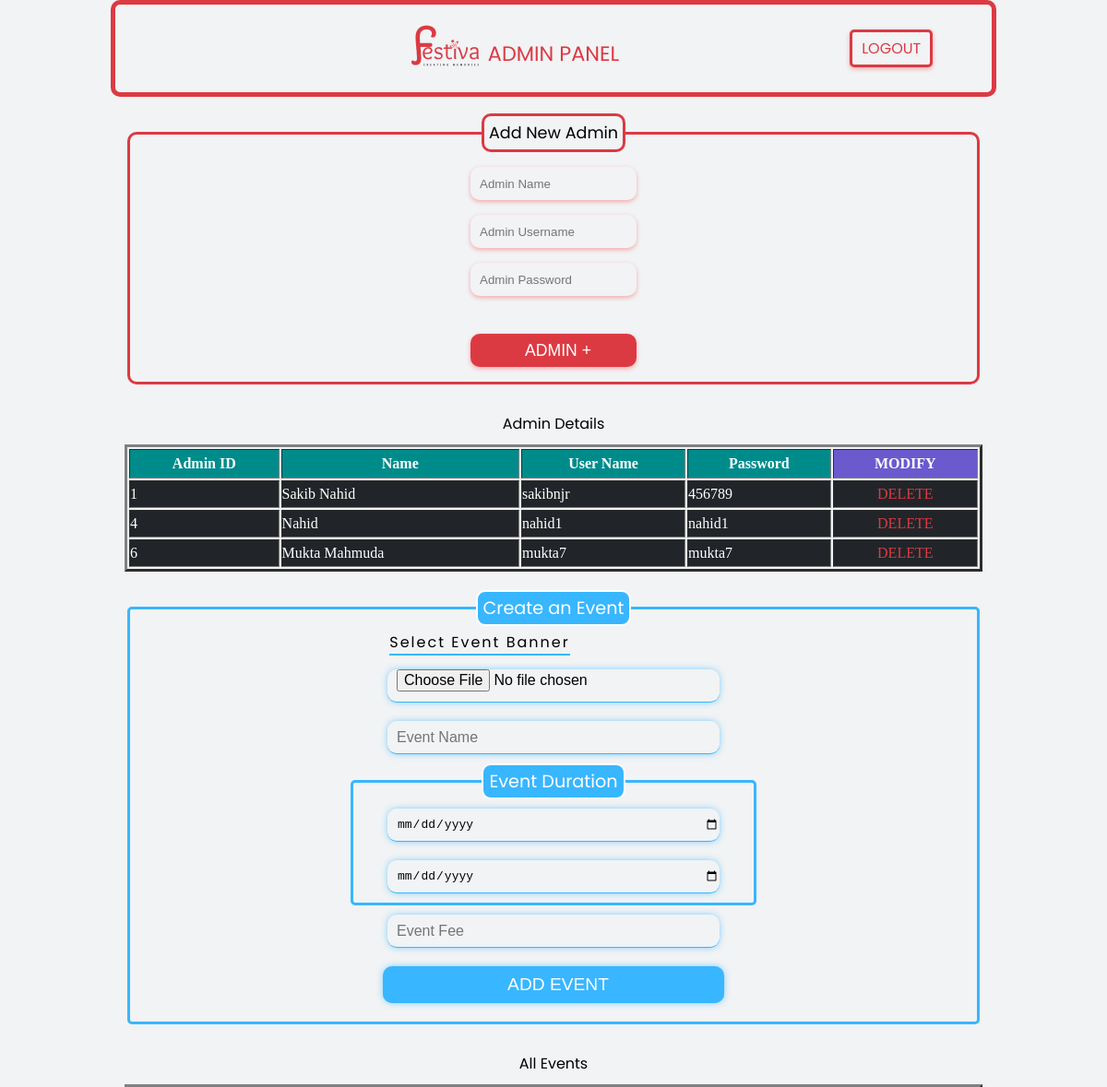
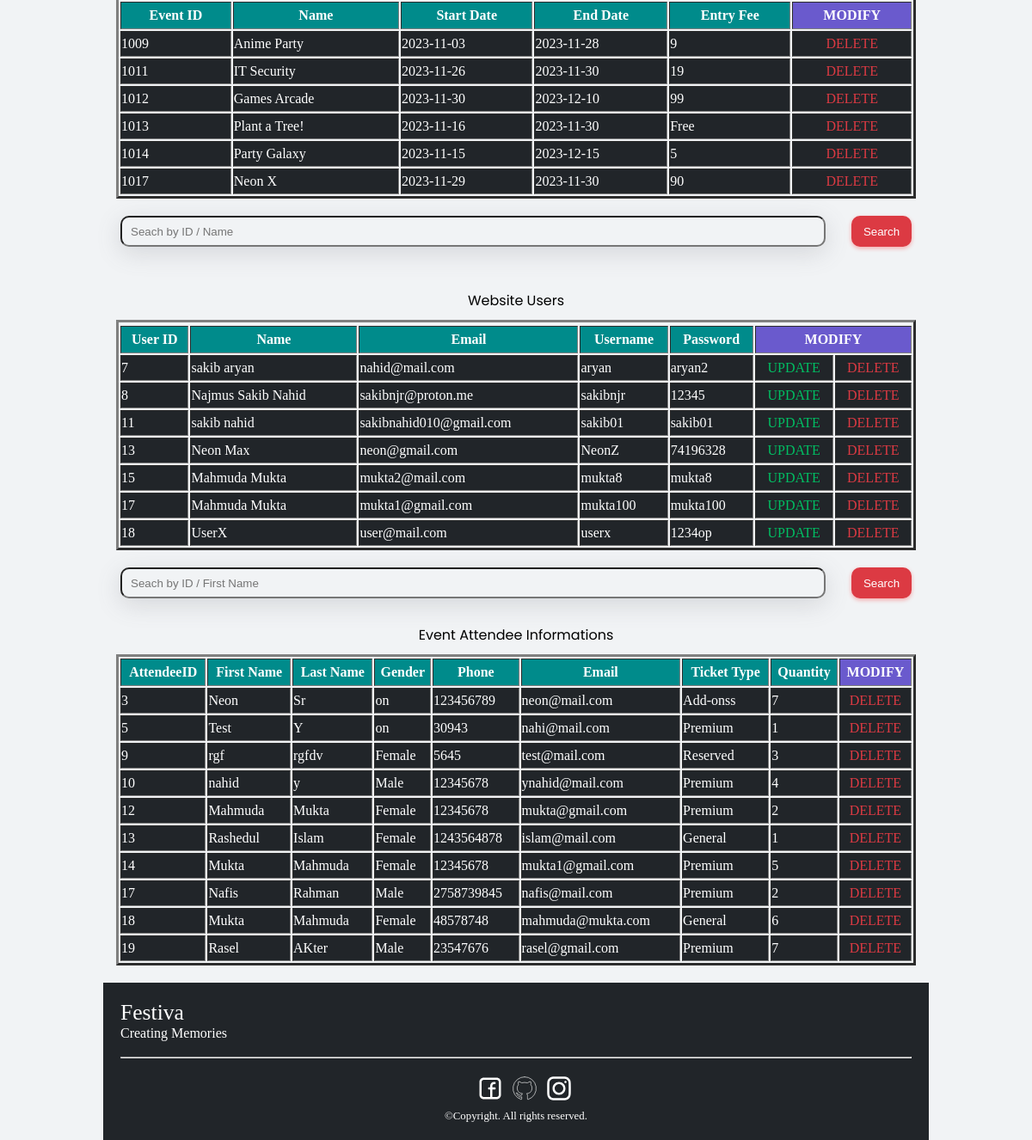
The app's page /admin.php with its own data (2 pictures, top to bottom).
### tables this page shows
CREATE TABLE `eventinfo` (
  `EventID` int(11) NOT NULL,
  `Image` longblob NOT NULL,
  `EventName` varchar(50) NOT NULL,
  `EventStartDate` date NOT NULL,
  `EventEndDate` date NOT NULL,
  `Entry_Fee` varchar(255) NOT NULL
);

CREATE TABLE `user` (
  `User_ID` int(11) NOT NULL,
  `Name` varchar(255) NOT NULL,
  `Email` varchar(255) NOT NULL,
  `Username` varchar(255) NOT NULL,
  `Password` varchar(255) NOT NULL
);

CREATE TABLE `attendee` (
  `AttendeeID` int(11) NOT NULL,
  `FirstName` varchar(255) NOT NULL,
  `LastName` varchar(255) NOT NULL,
  `Gender` text NOT NULL,
  `Phone` bigint(20) NOT NULL,
  `Email` varchar(255) NOT NULL,
  `TicketType` varchar(255) NOT NULL,
  `Quantity` int(11) NOT NULL
);

### admin.php (the view, shortened to what this page needs)
<!DOCTYPE html>
<html lang="en">
  <head>
    <link rel="stylesheet" href="admin_style.css" />
  </head>
  <body>
    <div id="container">
      <header>
        <a href="login.php"
          ><img
            src="logo/site_logo.png"
            height="90"
            width="90"
            alt="site_logo"
            srcset=""
        /></a>
        <p>Admin Panel</p>
        <a href="login.php" class="exit">Logout</a>
      </header>
      <section>
        <div class="add-admin">
        <form action="admin.php" method="POST" class="new-admin">
          <fieldset>
            <legend>Add New Admin</legend>
          <input type="text" name="name" required placeholder="Admin Name"><br>
          <input type="text" name="uname" placeholder="Admin Username" required><br>
          <input type="password" name="pass" placeholder="Admin Password" required><br><br>
          <input type="submit" value="Admin +" class="admin-add-btn">
        </fieldset>
        </form>
      </div>
      </section>
      <table width="930" border="3" align="center">
        <caption>Admin Details</caption>
        <tr>
          <th>Admin ID</th>
          <th>Name</th>
          <th>User Name</th>
          <th>Password</th>
          <th colspan="1" align="center" class="modify-col">Modify</th>
        </tr>
        <?php
    include("db.php");
    $query = "SELECT * FROM admin";
    $execute = mysqli_query($con, $query);
    while($DataRows = mysqli_fetch_array($execute)){
      $id = $DataRows['Admin_ID'];
      $name = $DataRows['Name'];
      $u_name = $DataRows['Username'];
      $pass = $DataRows['Password'];
    ?>
        <tr>
          <td><?php echo $id ?></td>
          <td><?php echo $name ?></td>
          <td><?php echo $u_name ?></td>
          <td><?php echo $pass ?></td>
          <td align="center">
            <a href="admindelete.php?Delete=<?php echo $id; ?>" class="delete-btn"
              >Delete</a
            >
          </td>
        </tr>
        <?php } ?>
      </table>
<section>
<form
      action="add_event.php"
      method="post"
      enctype="multipart/form-data"
      class="new-event-form"
    >
      <fieldset class="primary-fieldset">
        <legend class="primary-legend">Create an Event</legend>
        <label class="event-banner">Select Event Banner</label><br />
        <input type="file" name="image" required />
        <br />
        <input
          type="text"
          name="ename"
          placeholder="Event Name"
          required
        /><br />
        <fieldset class="secondary-fieldset">
          <legend class="secondary-legend">Event Duration</legend>
          <input
            type="date"
            name="sdate"
            placeholder="Start Date"
            required
          /><br />
          <input
            type="date"
            name="edate"
            placeholder="End Date"
            required
          /><br />
        </fieldset>
        <input type="text" name="efee" placeholder="Event Fee" required /><br />
        <input
          type="submit"
          name="submit"
          value="Add Event"
          class="add-event"
        /><br />
      </fieldset>
    </form>
    </section>
<table width="930" border="3" align="center">
        <caption>All Events</caption>
        <tr>
          <th>Event ID</th>
          <th>Name</th>
          <th>Start Date</th>
          <th>End Date</th>
          <th>Entry Fee</th>
          <th colspan="1" align="center" class="modify-col">Modify</th>
        </tr>
        <?php
    include("db.php");
    $query = "SELECT * FROM eventinfo";
    $execute = mysqli_query($con, $query);
    while($DataRows = mysqli_fetch_array($execute)){
      $id = $DataRows['EventID'];
      $ename = $DataRows['EventName'];
      $sdate = $DataRows['EventStartDate'];
      $edate = $DataRows['EventEndDate'];
      $fee = $DataRows['Entry_Fee'];
    ?>
        <tr>
          <td><?php echo $id ?></td>
          <td><?php echo $ename ?></td>
          <td><?php echo $sdate ?></td>
          <td><?php echo $edate ?></td>
          <td><?php echo $fee ?></td>
          <td align="center">
            <a href="eventdelete.php?Delete=<?php echo $id; ?>" class="delete-btn"
              >Delete</a
            >
          </td>
        </tr>
        <?php } ?>
      </table>
      <form action="admin.php" method="GET">
        <div class="search-box">
          <input
            type="text"
            name="search"
            placeholder="Seach by ID / Name"
            class="search-query"
          /><br />
          <input
            type="submit"
            name="searchbtn"
            value="Search"
            class="search-btn"
          />
        </div>
      </form>
      <table width="930" border="3" align="center">
        <tr>
          <caption>Website Users</caption>
          <th>User ID</th>
          <th>Name</th>
          <th>Email</th>
          <th>Username</th>
          <th>Password</th>
          <th colspan="2" align="center" class="modify-col">Modify</th>
        </tr>
        <?php
    include("db.php");
    $query = "SELECT * FROM user";
    $execute = mysqli_query($con, $query);
    while($DataRows = mysqli_fetch_array($execute)){
      $id = $DataRows['User_ID'];
      $name = $DataRows['Name'];
      $mail = $DataRows['Email'];
      $uname = $DataRows['Username'];
      $pass = $DataRows['Password'];
    ?>
        <tr>
          <td><?php echo $id ?></td>
          <td><?php echo $name ?></td>
          <td><?php echo $mail ?></td>
          <td><?php echo $uname ?></td>
          <td><?php echo $pass ?></td>
          <td align="center">
            <a href="update.php?Update=<?php echo $id; ?>" class="update-btn"
              >Update</a
            >
          </td>
          <td align="center">
            <a href="delete.php?Delete=<?php echo $id; ?>" class="delete-btn"
              >Delete</a
            >
          </td>
        </tr>
        <?php } ?>
      </table>
<form action="admin.php" method="GET">
        <div class="search-box">
          <input
            type="text"
            name="search"
            placeholder="Seach by ID / First Name"
            class="search-query"
          /><br />
          <input
            type="submit"
            name="searchbtn"
            value="Search"
            class="search-btn"
          />
        </div>
      </form>
<table width="930" border="3" align="center">
<caption>Event Attendee Informations</caption>
        <tr>
          <th>AttendeeID</th>
          <th>First Name</th>
          <th>Last Name</th>
          <th>Gender</th>
          <th>Phone</th>
          <th>Email</th>
          <th>Ticket Type</th>
          <th>Quantity</th>
          <th align="center" class="modify-col">Modify</th>
        </tr>
        <?php
    include("db.php");
    $attendee_query = "SELECT * FROM attendee";
    $execute2 = mysqli_query($con, $attendee_query);
    while($DataRows1 = mysqli_fetch_array($execute2)){
      $aid = $DataRows1['AttendeeID'];
      $fname = $DataRows1["FirstName"];
      $lname = $DataRows1["LastName"];
      $gender = $DataRows1["Gender"];
      $phone = $DataRows1["Phone"];
      $email = $DataRows1["Email"];
      $ticket = $DataRows1["TicketType"];
      $quantity = $DataRows1["Quantity"];
    ?>
        <tr>
          <td><?php echo $aid ?></td>
          <td><?php echo $fname ?></td>
          <td><?php echo $lname ?></td>
          <td><?php echo $gender ?></td>
          <td><?php echo $phone ?></td>
          <td><?php echo $email ?></td>
          <td><?php echo $ticket ?></td>
          <td><?php echo $quantity ?></td>
          <td align="center">
            <a href="attendee_remove.php?Delete=<?php echo $aid; ?>" class="delete-btn"
              >Delete</a
            >
          </td>
        </tr>
        <?php } ?>
      </table>
      <footer>
        <p>Festiva</p>
        <p>Creating Memories</p>
        <br />
        <hr />
        <div class="social-icons">
          <p>
            <img src="logo/fb.svg" class="social-icons" alt="" />
          </p>
          <p>
            <img src="logo/git.svg" class="social-icons" alt="" />
          </p>
          <p>
            <img src="logo/insta.svg" class="social-icons" alt="" />
          </p>
        </div>
        <p>&copy;Copyright. All rights reserved.</p>
      </footer>
    </div>
  </body>
</html>

### admin_style.css (style rules this page uses)
* { margin: 0; padding: 0; box-sizing: border-box; background-color: #f1f3f5; }
#container { max-width: 100%; width: 960px; margin: 0 auto; }
header { display: flex; justify-content: center; align-items: center; border: 5px solid #dc3a43; border-radius: 10px; height: 105px; }
header p { font-size: 1.4em; margin-top: 10px; text-transform: uppercase; font-family: lato; color: #dc3a43; font-family: "Poppins", sans-serif; }
a.exit { text-decoration: none; position: relative; left: 250px; color: #dc3a43; font-size: 1em; text-transform: uppercase; font-family: "Poppins", sans-serif; border: 3px solid #dc3a43; padding: 5px 10px; border-radius: 5px; box-shadow: 0px 2px 5px rgba(255, 0, 0, 0.3); }
.search-box { margin: 20px; display: flex; justify-content: space-between; }
input.search-query { height: 36px; width: 820px; border-radius: 10px; padding-left: 10px; box-shadow: rgba(100, 100, 111, 0.2) 0px 7px 29px 0px; }
input.search-btn { border-radius: 10px; width: 70px; background-color: #dc3a43; box-shadow: 0px 2px 5px rgba(255, 0, 0, 0.3); color: #fff; border: none; }
footer { background-color: #212529; color: #fff; padding: 20px; }
footer p:first-child { font-size: 1.6em; }
footer p:last-child { text-align: center; font-size: 0.8em; }
.social-icons { display: grid; display: flex; justify-content: center; margin-left: 10px; margin-top: 10px; margin-bottom: 5px; }
footer p, div.social-icons, img.social-icons { background-color: #212529; }
table { margin: 20px auto; }
table th { background-color: darkcyan; padding: 5px 0px; color: #fff; height: 32px; }
table td { background-color: #212529; color: #fff; height: 30px; }
th.modify-col { background-color: slateblue; text-transform: uppercase; }
a.update-btn, a.delete-btn { text-decoration: none; text-transform: uppercase; padding: 5px 0px; background: transparent; }
a.update-btn { color: #00bf63; }
a.delete-btn { color: #dc3a43; }
caption { margin: 10px 0px; font-family: "Poppins", sans-serif; }
.new-admin { text-align: center; margin: 18px; font-family: "Poppins", sans-serif; }
.new-admin fieldset { border: 3px solid #dc3a43; border-radius: 10px; padding-bottom: 16px; }
.new-admin legend { border: 3px solid #dc3a43; border-radius: 10px; font-size: 1.1em; padding: 5px; }
.new-admin input { margin-top: 16px; padding-left: 10px; border: none; height: 36px; width: 180px; border-radius: 10px; box-shadow: 0px 2px 5px rgba(255, 0, 0, 0.3); }
input.admin-add-btn { width: 180px; background-color: #dc3a43; color: #fff; text-transform: uppercase; font-size: 1.1em; }

### admin.php (style rules this page uses)
form { text-align: center; font-family: "Poppins", sans-serif; }
.primary-fieldset { margin:18px; border: 3px solid #38b6ff; border-radius: 5px; padding-bottom:10px; }
.secondary-fieldset { width: 440px; margin: 0px auto; border: 3px solid #38b6ff; border-radius: 5px; }
.primary-legend, .secondary-legend { background-color: #38b6ff; color: #fff; font-size: 1.2em; border: 2px solid; padding: 3px 6px; border-radius: 10px; }
.new-event-form input { font-size: 1em; margin: 10px; padding-left: 10px; border: none; border-bottom: 1px solid #38b6ff; box-shadow: 0px 0px 8px -2px #38b6ff; width: 360px; height: 36px; border-radius: 10px; }
label.event-banner { position: relative; display: inline-block; border-bottom: 2px solid #38b6ff; letter-spacing: 2px; left: -80px; margin: 5px 0px; }
input.add-event { display: inline-block; background-color: #38b6ff; color: #fff; text-transform: uppercase; font-size: 1.2em; width: 370px; border-radius: 10px; height: 40px; }

### records on screen
eventinfo: EventID "1009", EventName "Anime Party", EventStartDate "2023-11-03", EventEndDate "2023-11-28", Entry_Fee "9"
eventinfo: EventID "1011", EventName "IT Security", EventStartDate "2023-11-26", EventEndDate "2023-11-30", Entry_Fee "19"
eventinfo: EventID "1012", EventName "Games Arcade", EventStartDate "2023-11-30", EventEndDate "2023-12-10", Entry_Fee "99"
eventinfo: EventID "1013", EventName "Plant a Tree!", EventStartDate "2023-11-16", EventEndDate "2023-11-30", Entry_Fee "Free"
eventinfo: EventID "1014", EventName "Party Galaxy", EventStartDate "2023-11-15", EventEndDate "2023-12-15", Entry_Fee "5"
eventinfo: EventID "1017", EventName "Neon X", EventStartDate "2023-11-29", EventEndDate "2023-11-30", Entry_Fee "90"
user: User_ID "7", Name "sakib aryan", Email "nahid@mail.com", Username "aryan", Password "aryan2"
user: User_ID "8", Name "Najmus Sakib Nahid", Email "sakibnjr@proton.me", Username "sakibnjr", Password "12345"
user: User_ID "11", Name "sakib nahid", Email "sakibnahid010@gmail.com", Username "sakib01", Password "sakib01"
user: User_ID "13", Name "Neon Max", Email "neon@gmail.com", Username "NeonZ", Password "74196328"
user: User_ID "15", Name "Mahmuda Mukta", Email "mukta2@mail.com", Username "mukta8", Password "mukta8"
user: User_ID "17", Name "Mahmuda Mukta", Email "mukta1@gmail.com", Username "mukta100", Password "mukta100"
user: User_ID "18", Name "UserX", Email "user@mail.com", Username "userx", Password "1234op"
attendee: AttendeeID "3", FirstName "Neon", LastName "Sr", Gender "on", Phone "123456789", Email "neon@mail.com", TicketType "Add-onss", Quantity "7"
attendee: AttendeeID "5", FirstName "Test", LastName "Y", Gender "on", Phone "30943", Email "nahi@mail.com", TicketType "Premium", Quantity "1"
attendee: AttendeeID "9", FirstName "rgf", LastName "rgfdv", Gender "Female", Phone "5645", Email "test@mail.com", TicketType "Reserved", Quantity "3"
attendee: AttendeeID "10", FirstName "nahid", LastName "y", Gender "Male", Phone "12345678", Email "ynahid@mail.com", TicketType "Premium", Quantity "4"
attendee: AttendeeID "12", FirstName "Mahmuda", LastName "Mukta", Gender "Female", Phone "12345678", Email "mukta@gmail.com", TicketType "Premium", Quantity "2"
attendee: AttendeeID "13", FirstName "Rashedul", LastName "Islam", Gender "Female", Phone "1243564878", Email "islam@mail.com", TicketType "General", Quantity "1"
attendee: AttendeeID "14", FirstName "Mukta", LastName "Mahmuda", Gender "Female", Phone "12345678", Email "mukta1@gmail.com", TicketType "Premium", Quantity "5"
attendee: AttendeeID "17", FirstName "Nafis", LastName "Rahman", Gender "Male", Phone "2758739845", Email "nafis@mail.com", TicketType "Premium", Quantity "2"
attendee: AttendeeID "18", FirstName "Mukta", LastName "Mahmuda", Gender "Female", Phone "48578748", Email "mahmuda@mukta.com", TicketType "General", Quantity "6"
attendee: AttendeeID "19", FirstName "Rasel", LastName "AKter", Gender "Male", Phone "23547676", Email "rasel@gmail.com", TicketType "Premium", Quantity "7"

### other values on screen
$id "1"
$name "Sakib Nahid"
$u_name "sakibnjr"
$pass "456789"
$id "4"
$name "Nahid"
$u_name "nahid1"
$pass "nahid1"
$id "6"
$name "Mukta Mahmuda"
$u_name "mukta7"
$pass "mukta7"
